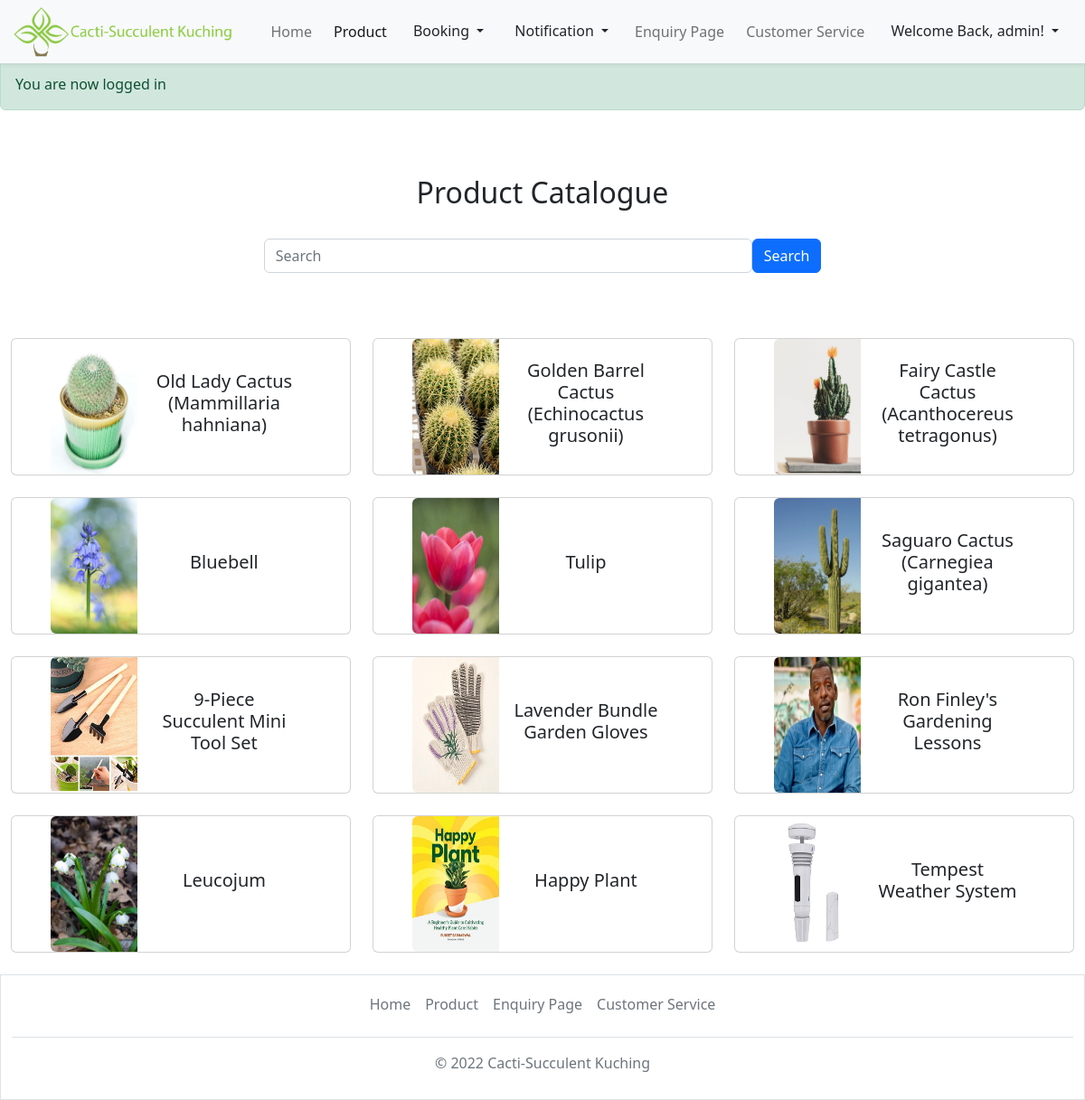
Page /productcatalogue.php (signed in) on the committed database.
### tables this page shows
CREATE TABLE `tblproductcatalogue` (
  `stockId` int(10) NOT NULL,
  `stockName` varchar(50) DEFAULT NULL,
  `stockDetail` text DEFAULT NULL,
  `stockType` varchar(50) DEFAULT NULL,
  `stockPicture` varchar(100) DEFAULT NULL,
  `stockPrice` varchar(10) DEFAULT NULL,
  `stockQuantity` varchar(10) DEFAULT NULL,
  `stockStatus` char(1) DEFAULT NULL
);

### productcatalogue.php (the view, shortened to what this page needs)
<?php
    include('Account.php');
?>
<!doctype html>
<html lang="en">
    <head>
        <link rel="stylesheet" href="styles\homepage.css">
        <link href="https://cdn.jsdelivr.net/npm/bootstrap@5.2.2/dist/css/bootstrap.min.css" rel="stylesheet">
    </head>
<body>
<nav class="navbar navbar-expand-lg">
    <div class="container-fluid fixed-top shadow-sm bg-light">
        <a class="navbar-brand" href="home.php">
            <img src="images\logo.png" alt="logo" style="width:250px;" class="rounded-pill">
        </a>
        <div class="collapse navbar-collapse justify-content-end" id="collapsibleNavbar">
            <ul class="navbar-nav">
                <li class="nav-item p-1">
                    <a class="nav-link" href="home.php">Home</a>
                </li>
                <li class="nav-item p-1">
                    <a class="nav-link active" href="productcatalogue.php">Product</a>
                </li>
                <li class="nav-item p-1">
                    <div class="dropdown">
                        <button class="btn dropdown-toggle" type="button" data-bs-toggle="dropdown" aria-expanded="false">
                             Booking
                        </button>
                    </div>
                </li>
                <li class="nav-item p-1">
                    <div class="dropdown" >
                        <button class="btn dropdown-toggle" type="button" data-bs-toggle="dropdown" data-bs-auto-close="false" aria-expanded="false">
                             Notification
                        </button>
                    </div>
                </li>
                <li class="nav-item p-1">
                    <a class="nav-link" href="#">Enquiry Page</a>
                </li>
                <li class="nav-item p-1">
                    <a class="nav-link" href="customerservice.php">Customer Service</a>
                </li>
                <li class="nav-item p-1">
                    <div class="dropdown">
                        <button class="btn dropdown-toggle" type="button" data-bs-toggle="dropdown" aria-expanded="false">
                             Welcome Back, <?php echo $_SESSION['user']['username']; ?>!
                        </button>
                    </div>
                </li>
            </ul>
        </div>
    </div>
</nav>
<?php if (isset($_SESSION['success'])) : ?>
<br>
<br>
<div class="alert alert-success" style=" margin:0;" role="alert">
        <div class="error success">
                <?php
                    echo $_SESSION['success'];
                ?>
        </div>
</div>
<?php endif ?>
<br><br><br>
    <div class="row mx-auto my-auto">
        <div class="col">
            <h2 class="text-center">Product Catalogue</h2>
        </div>
    </div>
    <br>
    <form  action="search.php" method="POST">
        <div class="d-flex justify-content-center mx-auto">
            <div class="form-outline" style="width: 45%;">
                <input type="text" name="search" class="form-control" placeholder="Search">
            </div>
            <button type="submit" name="submit-search" class="btn btn-primary">Search</button>
        </div>
    </form>
    <br><br><br>
<div class="row col-12 mx-auto">
    <?php
        $query = "SELECT * FROM tblproductcatalogue";
        $query_run = mysqli_query($con, $query);
        if(mysqli_num_rows($query_run) > 0)
        {
            foreach($query_run as $productcatalogue)
            {
        ?>
<div class="col-4">
<div class="card mb-4">
    <div class="row col-10 mx-auto">
            <a class="text-decoration-none text-dark" href="productdetail.php?title=<?=$productcatalogue['stockId']; ?>">
                <div class="row g-0">
                    <div class="col-md-4">
                        <img src="admin\uploadedimage\<?php echo $productcatalogue['stockPicture']?>" class="img-fluid rounded-start" style="height: 150px;width: 150px;" alt="picture">
                    </div>
                    <div class="col-md-8 my-auto">
                        <div class="card-body">
                            <h5 class="card-title text-center"><?php echo $productcatalogue['stockName']?></h5>
                        </div>
                    </div>
                </div>
            </a>
    </div>
</div>
</div>
            <?php
                }
            }
            ?>
</div>
<div class="container-fluid border" style="width: 100%;">
  <footer class="py-1 my-2 ">
  <ul class="nav justify-content-center border-bottom pb-3 mb-3">
      <li class="nav-item"><a href="index.php" class="nav-link px-2 text-muted">Home</a></li>
      <li class="nav-item"><a href="#" class="nav-link px-2 text-muted">Product</a></li>
      <li class="nav-item"><a href="#" class="nav-link px-2 text-muted">Enquiry Page</a></li>
      <li class="nav-item"><a href="#" class="nav-link px-2 text-muted">Customer Service</a></li>
    </ul>
    <p class="text-center text-muted">© 2022 Cacti-Succulent Kuching</p>
  </footer>
</div>
</body>
</html>

### rows in the picture
tblproductcatalogue: stockPicture (picture), stockName "Old Lady Cactus (Mammillaria hahniana)"
tblproductcatalogue: stockPicture (picture), stockName "Golden Barrel Cactus (Echinocactus grusonii)"
tblproductcatalogue: stockPicture (picture), stockName "Fairy Castle Cactus (Acanthocereus tetragonus)"
tblproductcatalogue: stockPicture (picture), stockName "Bluebell"
tblproductcatalogue: stockPicture (picture), stockName "Tulip"
tblproductcatalogue: stockPicture (picture), stockName "Saguaro Cactus (Carnegiea gigantea)"
tblproductcatalogue: stockPicture (picture), stockName "9-Piece Succulent Mini Tool Set"
tblproductcatalogue: stockPicture (picture), stockName "Lavender Bundle Garden Gloves"
tblproductcatalogue: stockPicture (picture), stockName "Ron Finley's Gardening Lessons"
tblproductcatalogue: stockPicture (picture), stockName "Leucojum"
tblproductcatalogue: stockPicture (picture), stockName "Happy Plant"
tblproductcatalogue: stockPicture (picture), stockName "Tempest Weather System"

### other values in the picture
$_SESSION['user']['username'] "admin"
$_SESSION['success'] "You are now logged in"
